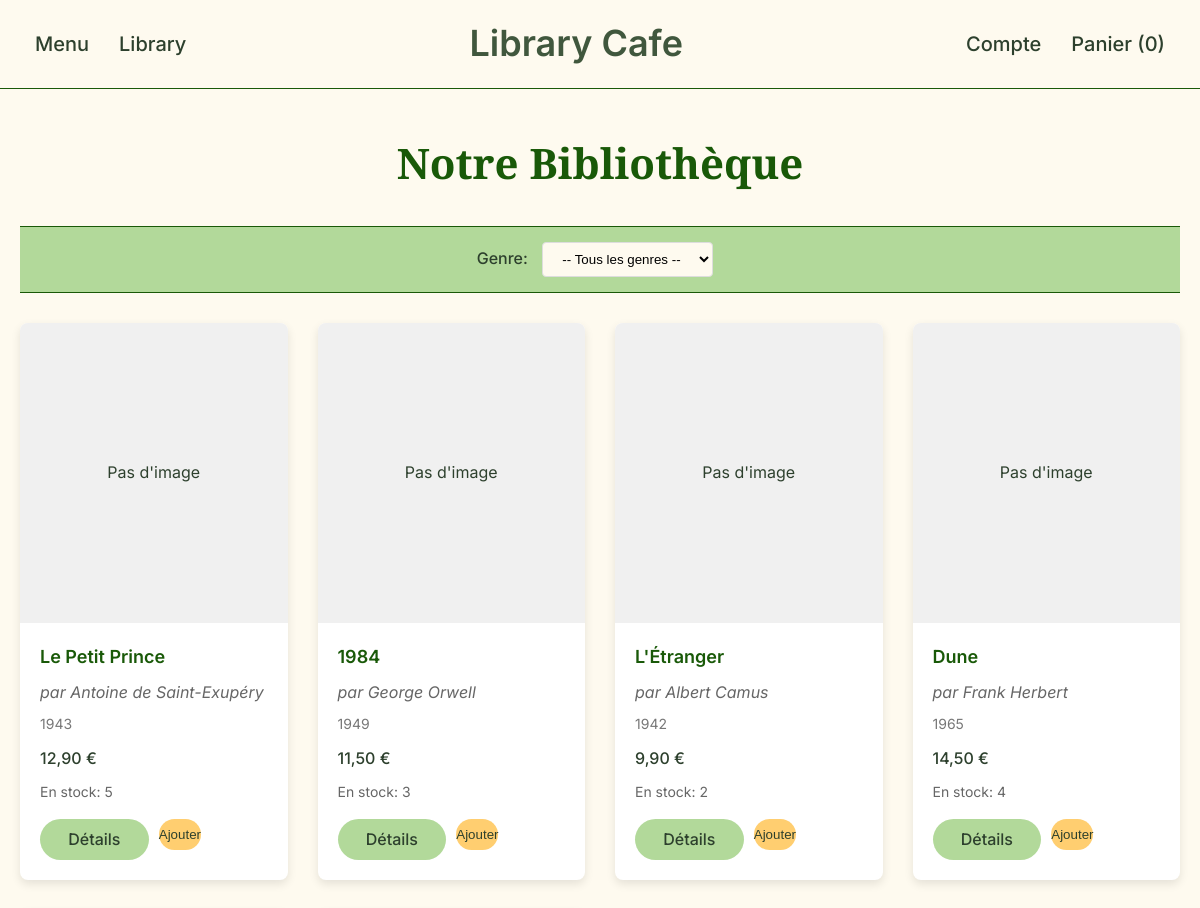
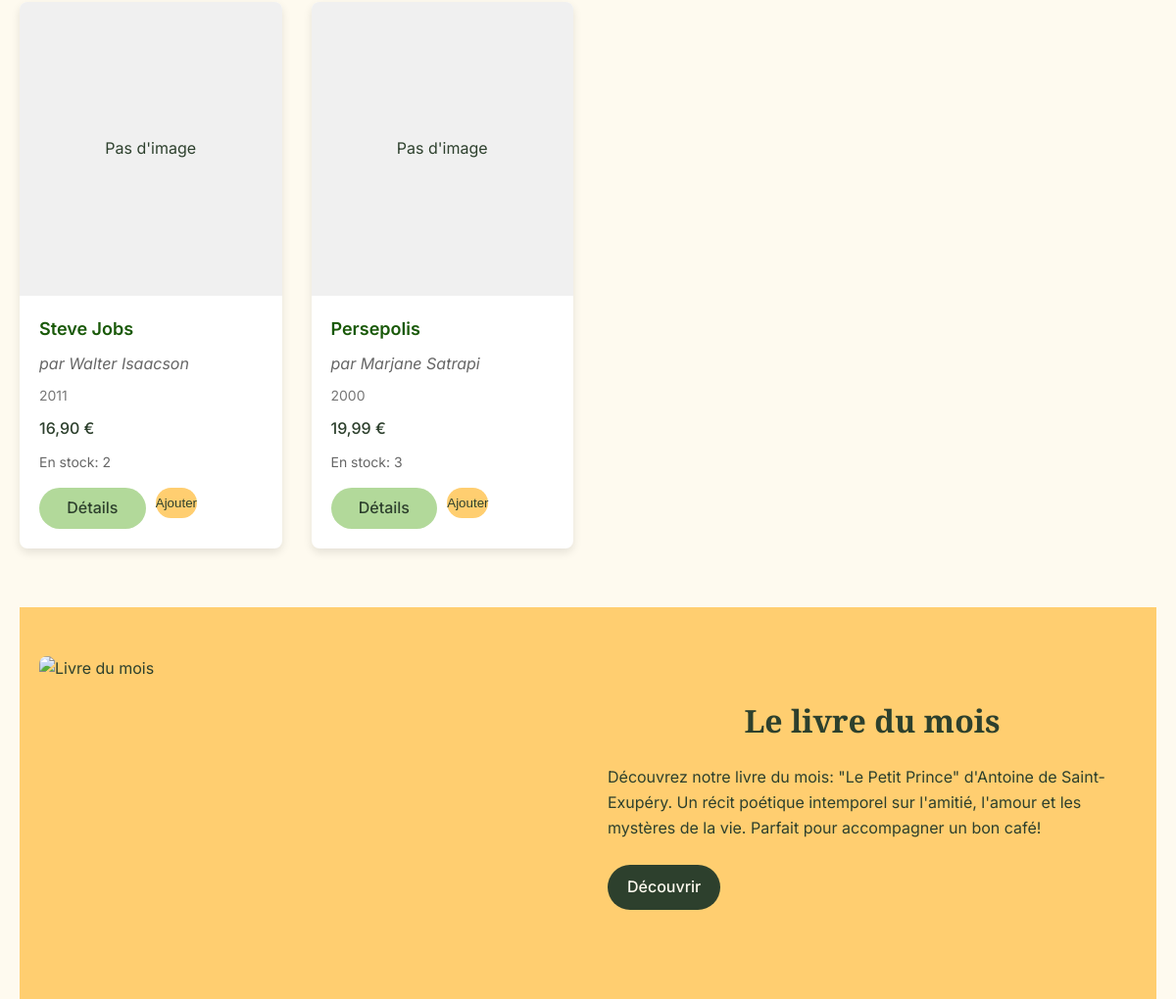
Page /library.php (upper part) on the earlier database version (2 pictures, top to bottom).
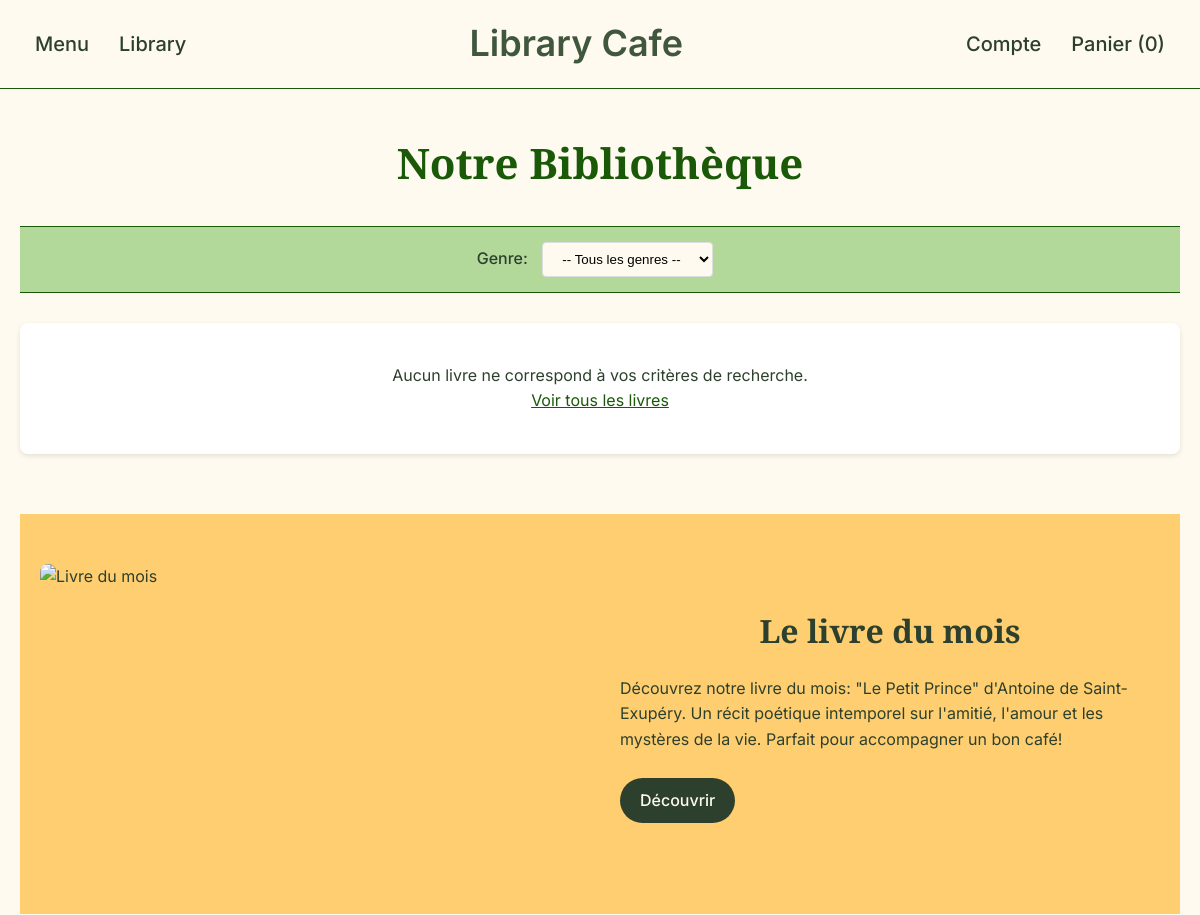
Same page on the later database version.
### tables this page shows
CREATE TABLE `produits` (
  `id` int(11) NOT NULL,
  `nom` varchar(100) NOT NULL,
  `prix` decimal(5,2) NOT NULL,
  `stock` int(11) DEFAULT 100
);

### library.php (the view, shortened to what the changed rows need)
<?php
require_once 'bdd.php';
$catID = isset($_GET['cat']) ? intval($_GET['cat']) : null;
if ($catID) {
    $stmt = $pdo->prepare("SELECT * FROM produits WHERE categorie_id = ? AND type = 'Livre'");
    $stmt->execute([$catID]);
} else {
    $stmt = $pdo->query("SELECT * FROM produits WHERE type = 'Livre'");
}
$livres = $stmt->fetchAll();
?>
<!DOCTYPE html>
<html lang="fr">
<head>
</head>
<body>
    <main>
        <div class="container">
            <h2>Notre Bibliothèque</h2>
            <section class="books-grid">
                <?php if (count($livres) > 0): ?>
                    <?php foreach ($livres as $livre): ?>
                        <div class="book-card">
                            <div class="book-image">
                                <?php if (!empty($livre['image']) && file_exists($livre['image'])): ?>
                                    <img src="<?= htmlspecialchars($livre['image']) ?>" alt="<?= htmlspecialchars($livre['nom']) ?>">
                                <?php else: ?>
                                    <div style="width:100%; height:100%; display:flex; align-items:center; justify-content:center; background-color:#f0f0f0;">
                                        <span>Pas d'image</span>
                                    </div>
                                <?php endif; ?>
                            </div>
                            <div class="book-details">
                                <h3 class="book-name"><?= htmlspecialchars($livre['nom']) ?></h3>
                                <?php if (!empty($livre['auteur'])): ?>
                                    <p class="book-author">par <?= htmlspecialchars($livre['auteur']) ?></p>
                                <?php endif; ?>
                                <?php if (!empty($livre['annee'])): ?>
                                    <p class="book-year"><?= $livre['annee'] ?></p>
                                <?php endif; ?>
                                <p class="book-price"><?= number_format($livre['prix'], 2, ',', ' ') ?> €</p>
                                <p class="book-stock">En stock: <?= $livre['stock'] ?></p>
                                <div class="book-actions">
                                    <a href="livre.php?id=<?= $livre['id'] ?>" class="view-btn">Détails</a>
                                    <form method="post" action="add_to_cart.php" style="flex: 1;">
                                        <button type="submit" class="add-btn" <?= $livre['stock'] <= 0 ? 'disabled' : '' ?>>
                                            Ajouter
                                        </button>
                                    </form>
                                </div>
                            </div>
                        </div>
                    <?php endforeach; ?>
                <?php else: ?>
                    <div class="no-books">
                        <p>Aucun livre ne correspond à vos critères de recherche.</p>
                        <p><a href="librairie.php" style="color: #195908; text-decoration: underline;">Voir tous les livres</a></p>
                    </div>
                <?php endif; ?>
            </section>
            <section class="featured-section">
                <div class="container">
                    <div class="featured-container">
                        <div class="featured-content">
                            <h2 class="featured-title">Le livre du mois</h2>
                        </div>
                    </div>
                </div>
            </section>
        </div>
    </main>
</body>
</html>

Differences in the rows shown:
removed produits: shows "Pas d'image", nom "Le Petit Prince", auteur "Antoine de Saint-Exupéry", annee "1943", prix "12,90", stock "5"
removed produits: image "Pas d'image", nom "1984", auteur "George Orwell", annee "1949", prix "11,50", stock "3"
removed produits: shows "Pas d'image", nom "L'Étranger", auteur "Albert Camus", annee "1942", prix "9,90", stock "2"
removed produits: image "Pas d'image", nom "Dune", auteur "Frank Herbert", annee "1965", prix "14,50", stock "4"
removed produits: shows "Pas d'image", nom "Steve Jobs", auteur "Walter Isaacson", annee "2011", prix "16,90", stock "2"
removed produits: shows "Pas d'image", nom "Persepolis", auteur "Marjane Satrapi", annee "2000", prix "19,99", stock "3"
Other differences:
text now shown: "Aucun livre ne correspond à vos critères de recherche. Voir tous les livres"
